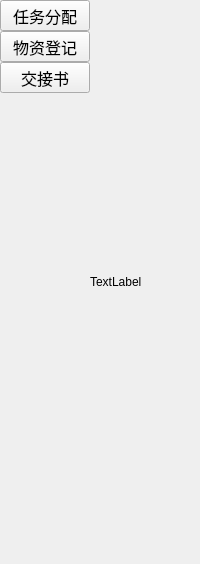
     <widget class="QWidget" name="page1">
      <layout class="QHBoxLayout" name="horizontalLayout">
       <property name="spacing">
        <number>0</number>
       </property>
       <property name="leftMargin">
        <number>0</number>
       </property>
       <property name="topMargin">
        <number>0</number>
       </property>
       <property name="rightMargin">
        <number>0</number>
       </property>
       <property name="bottomMargin">
        <number>0</number>
       </property>
       <item>
        <widget class="QWidget" name="widgetLeftMain" native="true">
         <property name="maximumSize">
          <size>
           <width>90</width>
           <height>16777215</height>
          </size>
         </property>
         <layout class="QVBoxLayout" name="verticalLayout_2">
          <property name="spacing">
           <number>0</number>
          </property>
          <property name="leftMargin">
           <number>0</number>
          </property>
          <property name="topMargin">
           <number>0</number>
          </property>
          <property name="rightMargin">
           <number>0</number>
          </property>
          <property name="bottomMargin">
           <number>0</number>
          </property>
          <item>
           <widget class="QToolButton" name="tbtnMain1">
            <property name="sizePolicy">
             <sizepolicy hsizetype="Expanding" vsizetype="Fixed">
              <horstretch>0</horstretch>
              <verstretch>0</verstretch>
             </sizepolicy>
            </property>
            <property name="font">
             <font>
              <pointsize>12</pointsize>
             </font>
            </property>
            <property name="text">
             <string>任务分配</string>
            </property>
           </widget>
          </item>
          <item>
           <widget class="QToolButton" name="tbtnMain2">
            <property name="sizePolicy">
             <sizepolicy hsizetype="Expanding" vsizetype="Fixed">
              <horstretch>0</horstretch>
              <verstretch>0</verstretch>
             </sizepolicy>
            </property>
            <property name="font">
             <font>
              <pointsize>12</pointsize>
             </font>
            </property>
            <property name="text">
             <string>物资登记</string>
            </property>
           </widget>
          </item>
          <item>
           <widget class="QToolButton" name="tbtnMain3">
            <property name="sizePolicy">
             <sizepolicy hsizetype="Expanding" vsizetype="Fixed">
              <horstretch>0</horstretch>
              <verstretch>0</verstretch>
             </sizepolicy>
            </property>
            <property name="font">
             <font>
              <pointsize>12</pointsize>
             </font>
            </property>
            <property name="text">
             <string>交接书</string>
            </property>
           </widget>
          </item>
          <item>
           <spacer name="verticalSpacer_2">
            <property name="orientation">
             <enum>Qt::Vertical</enum>
            </property>
            <property name="sizeHint" stdset="0">
             <size>
              <width>20</width>
              <height>471</height>
             </size>
            </property>
           </spacer>
          </item>
         </layout>
        </widget>
       </item>
       <item>
        <widget class="QLabel" name="label_38">
         <property name="text">
          <string>TextLabel</string>
         </property>
        </widget>
       </item>
      </layout>
     </widget>
